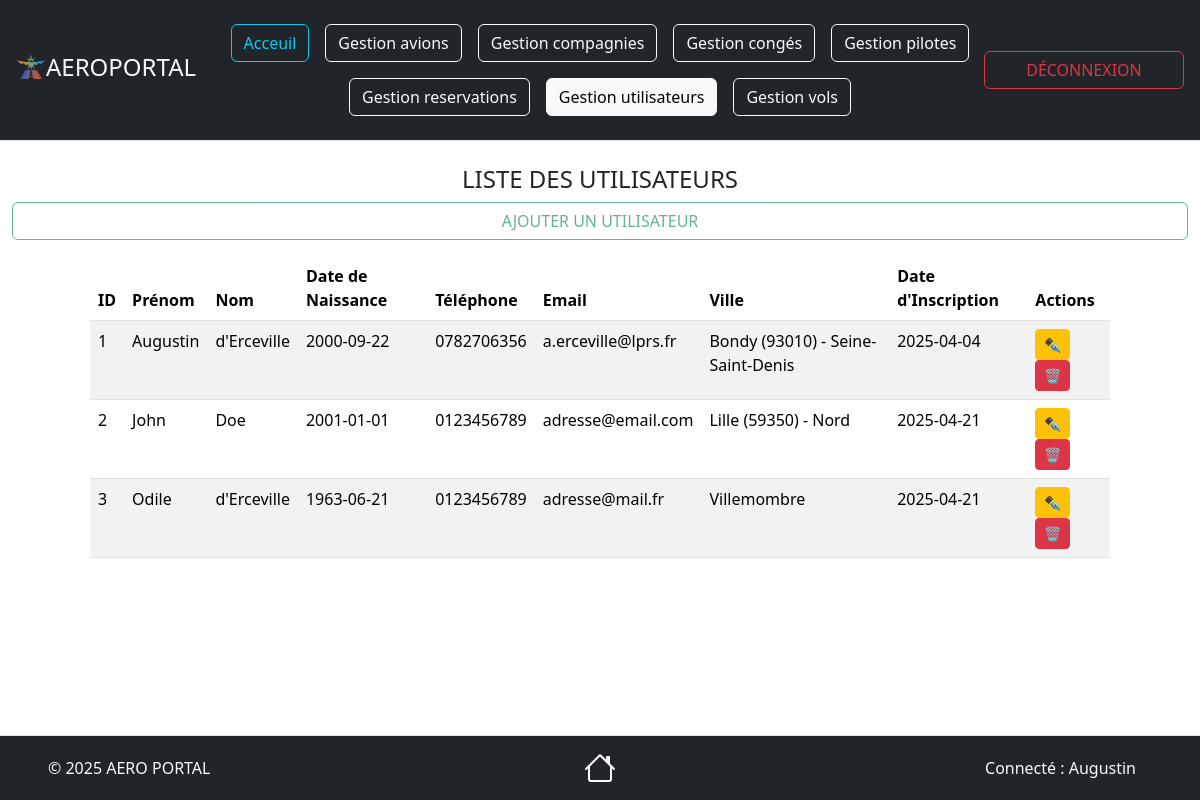
The app's page /views/Utilisateurs/UtilisateursRead.php (signed in) with its own data.
### tables this page shows
CREATE TABLE IF NOT EXISTS `utilisateurs` (
                                              `id_utilisateur` int NOT NULL AUTO_INCREMENT COMMENT 'Identifiant unique de l''utilisateur',
                                              `prenom` varchar(50) NOT NULL COMMENT 'Prénom de l''utilisateur',
                                              `nom` varchar(50) NOT NULL COMMENT 'Nom de l''utilisateur',
                                              `telephone` varchar(13) NOT NULL COMMENT 'Numéro de téléphone de l''utilisateur',
                                              `email` varchar(100) NOT NULL COMMENT 'Email de l''utilisateur',
                                              `mot_de_passe` varchar(255) NOT NULL COMMENT 'Mot de passe (haché pour la sécurité)',
                                              `date_naissance` date NOT NULL COMMENT 'Date de naissance de l''utilisateur',
                                              `ville_residence` varchar(50) NOT NULL COMMENT 'Ville de résidence de l''utilisateur',
                                              `inscription` datetime NOT NULL DEFAULT CURRENT_TIMESTAMP COMMENT 'Date d''inscription de l''utilisateur',
                                              PRIMARY KEY (`id_utilisateur`),
                                              UNIQUE KEY `email` (`email`)
);

### source/repository/UtilisateursRepository.php (called while the page is built, shortened)
<?php
class UtilisateursRepository
{
     private \PDO $bdd;
     public function __construct(\PDO $bdd)
     {
          $this->bdd = $bdd;
          $this->bdd->setAttribute(\PDO::ATTR_ERRMODE, \PDO::ERRMODE_EXCEPTION);
     }
     public function getUsers(): array {
          try {
               $query = $this->bdd->prepare("SELECT * FROM utilisateurs");
               $query->execute();
               $users = [];
               while ($data = $query->fetch(\PDO::FETCH_ASSOC)) {
                    $users[] = new \UtilisateursModel($data);
               }
               return $users;
          } catch (\PDOException $e) {
               return [];
          }
     }
}

### source/model/UtilisateursModel.php (called while the page is built, shortened)
<?php
class UtilisateursModel
{
     private ?int $id_utilisateur = null;
     private ?string $prenom = null;
     private ?string $nom = null;
     private ?string $telephone = null;
     private ?string $email = null;
     private ?string $date_naissance = null;
     private ?string $ville_residence = null;
     private ?DateTime $inscription = null;
     public function hydrate($data) {
          if (isset($data['id_utilisateur'])) {
               $this->id_utilisateur = $data['id_utilisateur'];
          }
          if (isset($data['prenom'])) {
               $this->prenom = $data['prenom'];
          }
          if (isset($data['nom'])) {
               $this->nom = $data['nom'];
          }
          if (isset($data['telephone'])) {
               $this->telephone = $data['telephone'];
          }
          if (isset($data['email'])) {
               $this->email = $data['email'];
          }
          if (isset($data['date_naissance'])) {
               $this->date_naissance = $data['date_naissance'];
          }
          if (isset($data['ville_residence'])) {
               $this->ville_residence = $data['ville_residence'];
          }
          if (isset($data['inscription'])) {
               $this->inscription = new DateTime($data['inscription']);
          }
     }
     public function getIdUser()
     {
          return $this->id_utilisateur;
     }
     public function getPrenom()
     {
          return $this->prenom;
     }
     public function getNom()
     {
          return $this->nom;
     }
     public function getTelephone()
     {
          return $this->telephone;
     }
     public function getEmail()
     {
          return $this->email;
     }
     public function getDateNaissance()
     {
          return $this->date_naissance;
     }
     public function getVilleResidence()
     {
          return $this->ville_residence;
     }
     public function getInscription()
     {
          return $this->inscription;
     }
}

### views/Utilisateurs/UtilisateursRead.php (the view, shortened to what this page needs)
<?php
require_once __DIR__ . '/../../source/repository/UtilisateursRepository.php';
require_once __DIR__ . '/../../source/model/UtilisateursModel.php';
$config = new Config();
$bdd = $config->connexion();
$utilisateurRepo = new repository\UtilisateursRepository($bdd);
$utilisateurs = $utilisateurRepo->getUsers();
?>
<!doctype html>
<html lang="fr">
<head>
     <link href="https://cdn.jsdelivr.net/npm/bootstrap@5.3.3/dist/css/bootstrap.min.css" rel="stylesheet">
</head>
<body>
<header class="d-flex flex-wrap align-items-center justify-content-center justify-content-md-between py-3 mb-4 border-bottom bg-dark">
     <div class="col-2 ms-3 mb-2 mb-md-0 text-light">
          <a href="../Acceuil.php" class="d-inline-flex link-body-emphasis text-decoration-none">
               <img src="../../documentation/img/Logo.png" style="max-width: 15%; height: auto;">
               <div class="fs-4 text-light">AEROPORTAL</div>
          </a>
     </div>
     <ul class="nav col mb-2 justify-content-center mb-md-0">
          <li><a href="../Acceuil.php" class="nav-link px-2"><button type="button" class="btn btn-outline-info">Acceuil</button></a></li>
          <li><a href="../Avions/AvionsRead.php" class="nav-link px-2"><button type="button" class="btn btn-outline-light">Gestion avions</button></a></li>
          <li><a href="../Compagnies/CompagniesRead.php" class="nav-link px-2"><button type="button" class="btn btn-outline-light">Gestion compagnies</button></a></li>
          <li><a href="../Conges/CongesRead.php" class="nav-link px-2"><button type="button" class="btn btn-outline-light">Gestion congés</button></a></li>
          <li><a href="../Pilotes/PilotesRead.php" class="nav-link px-2"><button type="button" class="btn btn-outline-light">Gestion pilotes</button></a></li>
          <li><a href="../Reservations/ReservationsRead.php" class="nav-link px-2"><button type="button" class="btn btn-outline-light">Gestion reservations</button></a></li>
          <li><a href="../Utilisateurs/UtilisateursRead.php" class="nav-link px-2"><button type="button" class="btn btn-outline-light active">Gestion utilisateurs</button></a></li>
          <li><a href="../Vols/VolsRead.php" class="nav-link px-2"><button type="button" class="btn btn-outline-light">Gestion vols</button></a></li>
     </ul>
     <div class="col-2 btn-group md-3 me-3 text-end" role="group" aria-label="Boutons utilisateur">
          <?php if (isset($_SESSION['utilisateur'])): ?>
               <a href="../../source/treatment/deconnexion.php" class="btn btn-outline-danger">DÉCONNEXION</a>
          <?php else: ?>
               <a href="Connexion.php" class="btn btn-outline-success">CONNEXION</a>
               <a href="Inscription.php" class="btn btn-outline-primary">INSCRIPTION</a>
          <?php endif; ?>
     </div>
</header>
<div class="mx-4">
    <div class="row">
        <h4 class="text-center text-uppercase">Liste des utilisateurs</h4>
        <a href="UtilisateursCreate.php" class="btn btn-outline-success text-uppercase disabled">Ajouter un utilisateur</a>
    </div>
</div>
<div class="row my-3">
    <div class="col-1"></div>
    <table class="col table table-striped">
          <thead>
          <tr>
               <th>ID</th>
               <th>Prénom</th>
               <th>Nom</th>
               <th>Date de Naissance</th>
               <th>Téléphone</th>
               <th>Email</th>
               <th>Ville</th>
               <th>Date d'Inscription</th>
               <th>Actions</th>
          </tr>
          </thead>
          <tbody>
          <?php foreach ($utilisateurs as $user): ?>
               <tr>
                    <td><?= htmlspecialchars($user->getIdUser() ?? 'Inconnu', ENT_QUOTES, 'UTF-8') ?></td>
                    <td><?= htmlspecialchars($user->getPrenom() ?? 'Inconnu', ENT_QUOTES, 'UTF-8') ?></td>
                    <td><?= htmlspecialchars($user->getNom() ?? 'Inconnu', ENT_QUOTES, 'UTF-8') ?></td>
                    <td><?= htmlspecialchars($user->getDateNaissance() ?? 'Inconnu', ENT_QUOTES, 'UTF-8') ?></td>
                    <td><?= htmlspecialchars($user->getTelephone() ?? 'Inconnu', ENT_QUOTES, 'UTF-8') ?></td>
                    <td><?= htmlspecialchars($user->getEmail() ?? 'Inconnu', ENT_QUOTES, 'UTF-8') ?></td>
                    <td><?= htmlspecialchars($user->getVilleResidence() ?? 'Inconnu', ENT_QUOTES, 'UTF-8') ?></td>
                    <td><?= htmlspecialchars($user->getInscription()->format('Y-m-d') ?? 'Inconnu', ENT_QUOTES, 'UTF-8') ?></td>
                    <td>
                         <a href="UtilisateursUpdate.php?id=<?= $user->getIdUser() ?>" class="btn btn-warning btn-sm">✒️</a>
                         <a href="UtilisateursDelete.php?id=<?= $user->getIdUser() ?>" class="btn btn-danger btn-sm" onclick="return confirm('Êtes-vous sûr de vouloir supprimer cet utilisateur ?');">🗑️</a>
                    </td>
               </tr>
          <?php endforeach; ?>
          </tbody>
     </table>
     <div class="col-1"></div>
</div>
<?php include '../Footer.php'; ?>

### views/Footer.php (shortened to what this page needs)
<footer class="d-flex flex-wrap justify-content-between align-items-center py-3 mt-4 border-top bg-dark fixed-bottom">
     <p class="col-md-4 mb-0 ps-5 text-light">&copy; 2025 AERO PORTAL</p>
     <a href="Acceuil.php" class="col-md-4 d-flex align-items-center justify-content-center mb-3 mb-md-0 me-md-auto link-body-emphasis text-decoration-none">
     </a>
     <ul class="nav col-md-4 justify-content-end align-items-center">
          <?php if (isset($_SESSION['utilisateur'])): ?>
               <li class="nav-item d-flex align-items-center me-3">
                    <span class="text-light">Connecté : <?= htmlspecialchars($_SESSION['utilisateur']['prenom']) ?></span>
               </li>
          <?php endif; ?>
     </ul>
</footer>
</body>
</html>

### records on screen
utilisateurs: id_utilisateur "1", prenom "Augustin", nom "d'Erceville", date_naissance "2000-09-22", telephone "0782706356", email "a.erceville@lprs.fr", ville_residence "Bondy (93010) - Seine-Saint-Denis", inscription "2025-04-04"
utilisateurs: id_utilisateur "2", prenom "John", nom "Doe", date_naissance "2001-01-01", telephone "0123456789", email "adresse@email.com", ville_residence "Lille (59350) - Nord", inscription "2025-04-21"
utilisateurs: id_utilisateur "3", prenom "Odile", nom "d'Erceville", date_naissance "1963-06-21", telephone "0123456789", email "adresse@mail.fr", ville_residence "Villemombre", inscription "2025-04-21"

### other values on screen
$_SESSION['utilisateur']['prenom'] "Augustin"
